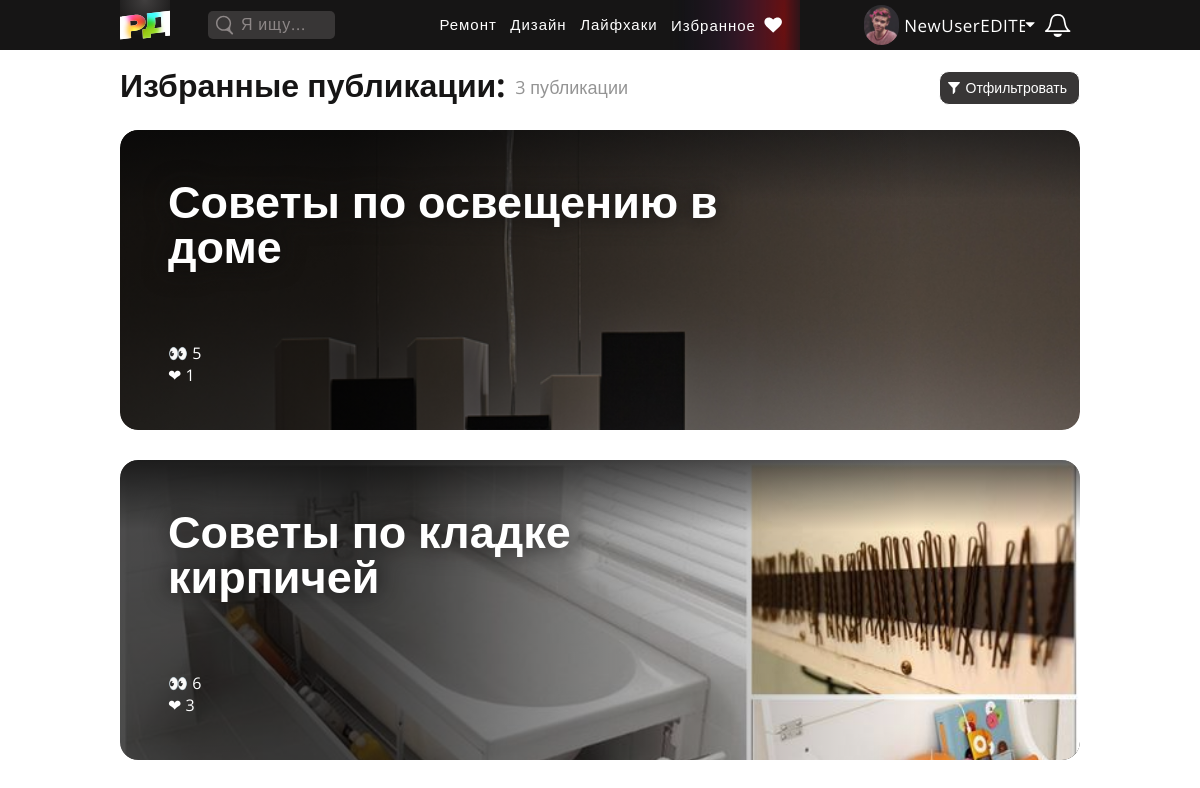
Before: /pub/saved/ (signed in, upper part) with the older database file.
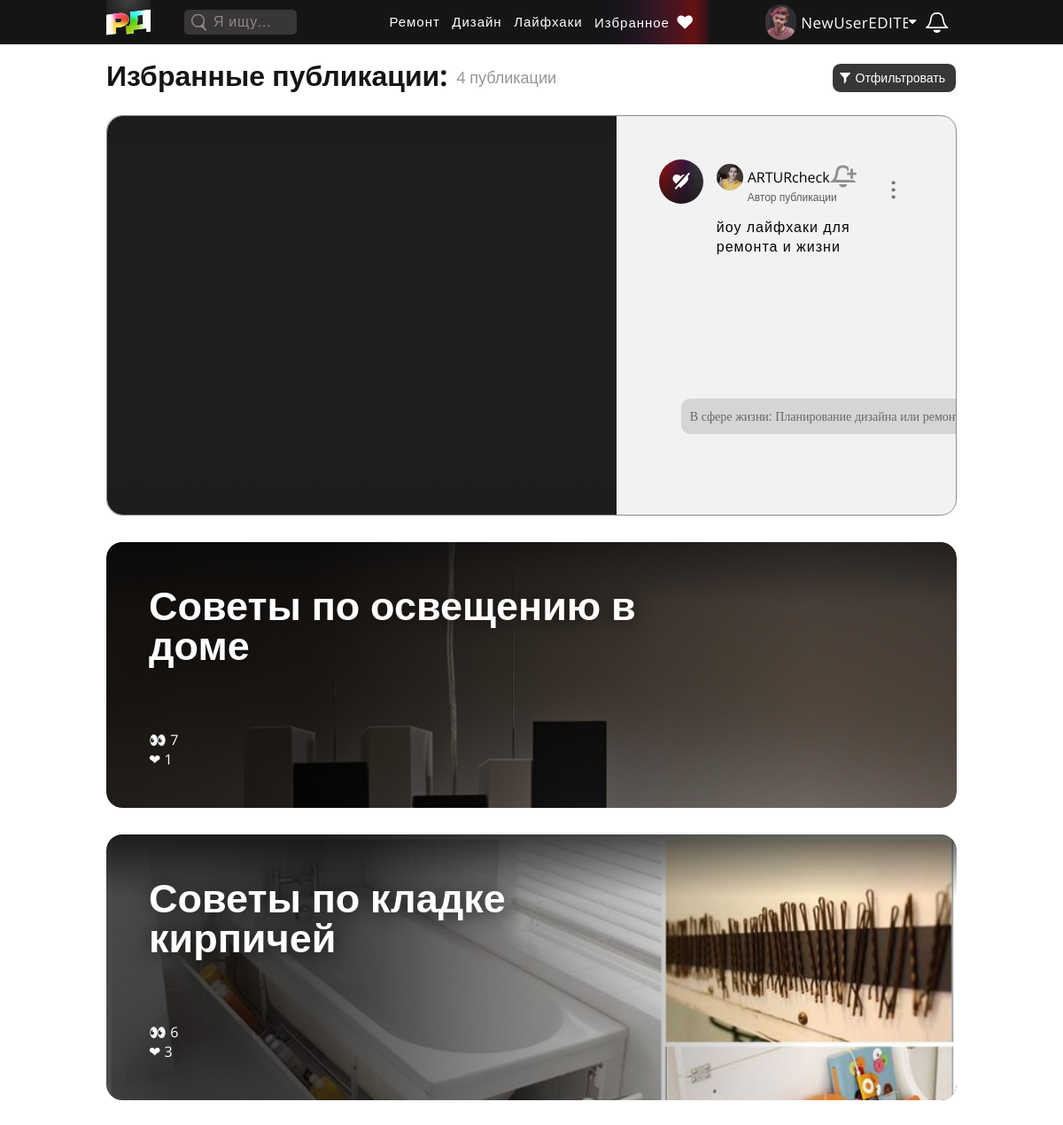
After: the same page with the newer database file.
### authapp/models.py (models this page shows, shortened)
class User(AbstractUser):
    photo = models.ImageField(upload_to='users_avatars', blank=True, null=True, default='users_avatars/no_avatar.png', verbose_name='Аватарка')
    role = models.ForeignKey('UserRoles', on_delete=models.SET_DEFAULT, default=1, verbose_name='Роль в ИС', blank=False)
    bio = models.CharField(max_length=100, blank=True, null=True, verbose_name='Самоописание/статус')
    age = models.PositiveIntegerField(verbose_name='Возраст', null=True, blank=True, validators=[MinValueValidator(1), MaxValueValidator(140)])
    phone_number = models.PositiveIntegerField(null=True, blank=False, unique=True, verbose_name="Номер телефона", validators=[MinValueValidator(1), MaxValueValidator(99999999999)])
    last_entry = models.DateTimeField(auto_now=True, verbose_name='Дата и время последней авторизации')
    class Meta:
        verbose_name = 'Пользователь'
        verbose_name_plural = 'Пользователи'
    @property
    def noties_new(self):
        noties_new = Notifications.objects.filter(user_receiver=self.pk, is_new=True).order_by('-when')
        return noties_new
    @property
    def noties_old(self):
        noties_old = Notifications.objects.filter(user_receiver=self.pk, is_new=False).order_by('-when')[:20]
        return noties_old
    @property
    def noties_count(self):
        user = User.objects.get(id=self.pk)
        noties_count = user.noties_new.count() + user.noties_old.count()
        return noties_count
    @property
    def new_noties_count(self):
        user = User.objects.get(id=self.pk)
        new_noties_count = user.noties_new.count()
        return new_noties_count

class SavedPubs(models.Model):
    when = models.DateTimeField(auto_now_add=True, verbose_name='Дата и время сохранения публикации')
    saver_id = models.ForeignKey('User', on_delete=models.CASCADE, verbose_name='id сохранившего')
    pub_id = models.ForeignKey('publicationapp.Publication', on_delete=models.CASCADE, verbose_name='id публикации', default=0)
    class Meta:
        verbose_name = 'Сохранённая публикация'
        verbose_name_plural = 'Сохранённые публикации'

### publicationapp/models.py (models this page shows, shortened)
class Publication(models.Model):
    title = models.CharField(max_length=135, verbose_name='Заголовок публикации')
    role = models.ForeignKey('PubRoles', on_delete=models.SET_DEFAULT, default=1, verbose_name='Вид публикации', blank=False)
    preview = models.FileField(max_length=200, upload_to='pub_media', validators=[FileExtensionValidator(['mp4', 'mov', 'png', 'jpg', 'jpeg', 'pdf'])], verbose_name='Превью')
    content_first_desc =  models.TextField(verbose_name='Текст перед фотографиями', default='')
    content_last_desc =  models.TextField(verbose_name='Текст после фотографий', blank=True, null=True, default='')
    author = models.ForeignKey(settings.AUTH_USER_MODEL, on_delete=models.DO_NOTHING, null=True, verbose_name='Автор')
    pushed = models.DateTimeField(auto_now_add=True, verbose_name='Дата и время публикации')
    cost_min = models.PositiveIntegerField(blank=True, default=0, verbose_name='бюджет от')
    cost_max = models.PositiveIntegerField(blank=True, default=1, verbose_name='бюджет до')
    seen_count = models.IntegerField(default=0, verbose_name='Сколько раз публикация была просмотрена')
    saved_count = models.IntegerField(default=0, verbose_name='Сколько раз публикация была сохранена')
    reported_count = models.IntegerField(default=0, verbose_name='Сколько раз на публикация было жалоб')
    shared_count = models.IntegerField(default=0, verbose_name='Сколько раз нажали поделиться публикацией')
    average_age_watchers = models.IntegerField(default=0, verbose_name='Средний возраст просмотревших')
    average_age_savers = models.IntegerField(default=0, verbose_name='Средний возраст сохранивших')
    class Meta:
        verbose_name = 'Публикация'
        verbose_name_plural = 'Публикации'
        ordering = ('-pushed',)

class PubHasTags(models.Model):
    pub_id = models.ForeignKey('Publication', related_name='pub_id', on_delete=models.CASCADE, verbose_name='id публикации')
    tag_id = models.ForeignKey('TagName', on_delete=models.CASCADE, verbose_name='id тега')
    class Meta:
        verbose_name = 'Тег публикации'
        verbose_name_plural = 'Теги публикаций'

class TagName(models.Model):
    id = models.PositiveIntegerField(primary_key=True, verbose_name='id тега')
    pub_role = models.PositiveIntegerField(verbose_name='роль публикации')
    tag_category = models.CharField(max_length=255, verbose_name='категория')
    tag_name = models.CharField(max_length=255, verbose_name='значение тега')
    class Meta:
        verbose_name = 'Значение тега'
        verbose_name_plural = 'Значения тегов'

### publicationapp/views.py (the view)
# urls.py: path('saved/', publicationapp.Saved.as_view(), name='saved'),
class Saved(ListView):
    model = SavedPubs
    template_name = 'publicationapp/saved.html'
    context_object_name = 'pubs'
    def get_queryset(self):
        if not self.request.user.is_authenticated:
            return redirect('main')
        return SavedPubs.objects.filter(saver_id=self.request.user).order_by('-when')
    def get_context_data(self, **kwargs):
        if self.request.user.is_authenticated:
            context = super(Saved, self).get_context_data(**kwargs)
        else:
            return redirect('main')
        subscribes_urls = UserSubscribes.objects.filter(subscriber_id=self.request.user)
        subscribing_authors = [sa.star_id.id for sa in subscribes_urls]
        context.update({
            'subscribing_authors': subscribing_authors,
            'pub_has_tags': PubHasTags.objects.filter(),
        })
        return context

### publicationapp/templates/publicationapp/saved.html (shortened to what this page needs)
{% extends 'mainapp/base.html' %}
{% block css %}
  <link rel="stylesheet" href="/static/lib\css\style_hello_user.css">
  <link rel="stylesheet" href="/static/lib\css\style_header.css">
  <link rel="stylesheet" href="/static/lib\css\style_footer.css">
  <link rel="stylesheet" href="/static/lib\css\style_watch_designs.css">
  <link rel="stylesheet" href="/static/lib\css\style_watch_repairs.css">
  <link rel="stylesheet" href="/static/lib\css\style_watch_lifehacks.css">
  <link rel="stylesheet" href="/static/lib\css\style_watch_saved.css">
  <link rel="stylesheet" href="/static/lib\css\style_filter.css">
{% endblock %}
{% block content %}
  <div class="page_title">
    <p class="title_p">Избранные публикации:</p>
    <p class="count_pubs">{{ pubs.count }} публикации</p>
  </div>
    {% if not pubs %}
      <div class="pubs_container" style="min-height: 750px;">
      <p style="width: 50%; padding: 10px; border-radius: 10px; border: 2px #e5e5e5 solid; background: #f2f2f2; box-shadow: #e3e3e3 0px 0px 5px;">
        Пока что нет ни одной сохранённой публикации. Посмотрите, вам что-нибудь да понравится!</p>
    {% else %}
      <div class="pubs_container">
      {% for p in pubs %}
        {% if p.pub_id.role.id == 11 %}
          <div class="pub_one repair" id="{{ p.pub_id.id }}">
            <div class="img_from_pub">
              <img src="{{ p.pub_id.preview.url }}" alt="">
              <div class="img_black_gradient"> </div>
            </div>
            <div class="pub_info">
              <p class="pub_title before_slides_ten">{{ p.pub_id.title }}</p>
              <p class="pub_stats">👀 {{ p.pub_id.seen_count }}<br>
                                   ❤  {{ p.pub_id.saved_count }} </p>
            </div>
          </div>
        {% endif %}
        {% if p.pub_id.role.id == 31 %}
          <div class="pub_one lifehack" id="{{ p.pub_id.id }}">
            <div class="media">
              <div class="img_black_gradient"> </div>
            </div>
            <div class="pub_info">
              <div class="pub_to_do">
                <a onclick="toggleRemovePubFromSaved_LH({{ p.pub_id.id }})" title="Удалить из «Избранного»">
                  <div class="remove_pub_from_saved">
                    <img src="/static/sources/SVG/remove_from_saved.svg" alt="">
                  </div>
                </a>
                <div class="pub_author_cntnr">
                  <div class="pub_author">
                    <a href="{% url 'auth:account_one' pk=p.pub_id.author.id %}"><img src="{{ p.pub_id.author.photo.url }}" alt=""></a>
                    <div class="nickname_and_role">
                      <div class="nickname">
                        <a href="{% url 'auth:account_one' pk=p.pub_id.author.id %}" class="nickname_link">{{ p.pub_id.author.username }}</a>
                        {% if user.is_authenticated %}
                          <a onclick="toggleGetNotiFromAuthor( {{ p.pub_id.author.id }} )" class="nickname_noti" id="{{ p.pub_id.author.id }}">
                          {% if p.pub_id.author.id in subscribing_authors %}
                            <div class="get_noti noties_gotten" title="Получать уведомления о новых записях пользователя {{ p.pub_id.author.username }}"></div></a>
                          {% else %}
                            <div class="get_noti" title="Получать уведомления о новых записях пользователя {{ p.pub_id.author.username }}"></div></a>
                          {% endif %}
                        {% else %}
                          <a onclick="YouHaveToLogin('получать уведомления о новых публикациях этого автора')" class="nickname_noti">
                          <div class="get_noti" title="Получать уведомления о новых записях пользователя {{ p.pub_id.author.username }}"></div></a>
                        {% endif %}
                      </div>
                      <p class="role">Автор публикации</p>
                    </div>
                  </div>
                </div>
                  <a onclick="togglePubAdditionalFunctions({{ p.pub_id.id }})"><div class="pub_show_full">•••</div></a>
              </div>
              <div class="div_pub_text">
                <p class="pub_text">{{ p.pub_id.title }}</p>
              </div>
                <div class="pub_tags_container">
                  {% for t in pub_has_tags %}
                    {% if t.pub_id == p.pub_id %}
                      <form class="opened_filter_form" action="{% url 'pub:filter_lifehacks' %}" method="post">{% csrf_token %}
                        <div class="pub_tag">
                          <input style="cursor: pointer; margin: 0; background: none; border: none; font-size: 14px; color: #686868; font-family: 'Open Sans'; padding-right: 10px;"
                            type="submit" name="to_filter" value="{{ t.tag_id.tag_category }}: {{ t.tag_id.tag_name }}">
                        </div>
                      </form>
                    {% endif %}
                  {% endfor%}
                </div>
              </div>
            </div>
        {% endif %}
      {% endfor %}
    </div>
    	<div class="filter_and_gradient">
    		<div class="filter_and_gradient_container">
    		  <button class="filter_button button_and_submit__without__bgn_and_border">
    			<div class="filter">
    			  <div class="filter_btn">
    				<img class="filter_logo dont_close_on_click" src="/static/sources/SVG/filter_logo.svg" alt="">
    				<p class="filter_p dont_close_on_click">Отфильтровать</p>
    			  </div>
    			</div>
    		  </button>
    		</div>
      </div>
    {% endif %}
{% endblock %}

### mainapp/templates/mainapp/base.html (shortened to what this page needs)
<!DOCTYPE html>
<html lang="ru">
<head>
    {% block css %}
    {% endblock %}
</head>
{% block bodystyle %}
<body>
{% endblock %}
  {% block header %}
    <div class="header_bg">
      <div class="header">
          <a href="/">
              <div class="logo_mini"></div>
          </a>
          <div class="header_search">
              <img src="/static/sources/SVG/search.svg" alt="">
              <form class="" action="search.py" method="post">
                  <input type="text" name="search_input" value="" placeholder="Я ищу...">
              </form>
          </div>
          {% if user.is_authenticated %}
            <div class="user_logged_in">
              <div class="header_content">
                  <a href="{% url 'pub:repairs' %}" class="not_heart">Ремонт</a>
                  <a href="{% url 'pub:designs' %}" class="not_heart">Дизайн</a>
                  <a href="{% url 'pub:lifehacks' %}" class="not_heart">Лайфхаки</a>
                  <a href="{% url 'pub:saved' %}" class="saved_heart"><p>Избранное</p><img src="/static/sources/SVG/heart.svg" alt=""></a>
              </div>
              <div class="avatar_and_notifications">
                  <div class="avatar_container">
                      <button class="avatar_btn">
                          <div class="avatar_options_mini">
                              <div class="account_img"><img src="{{ user.photo.url }}" style="width:40px; height:40px;"></div>
                              <p class="avatar_options_mini_p">{{ user.username }}</p>
                              <img class="avatar_triangle" src="/static/sources/SVG/avatar-triangle.svg" alt="">
                          </div>
                      </button>
                  </div>
                  <div class="notifications_container" onclick="open_noti({{ user.id }})">
                      <button class="notifications_btn">
                          <div class="notifications_mini">
                              <div class="noti_logo"></div>
                          </div>
                      </button>
                  </div>
              </div>
            </div>
          {% else %}
            <div class="user_didnt_log_in">
              <a href="{% url 'auth:login' %}" class="btn_udli">Войти</a>
              <a href="{% url 'auth:register' %}" class="btn_udli">Зарегистрироваться</a>
            </div>
          {% endif %}
      </div>
    </div>
    <div class="header_clear_hix">  </div>
  {% endblock %}
  {% block content %}
  {% endblock %}
</body>
</html>

Changed rows visible on the page:
added SavedPubs: pub_id.author.photo (picture), pub_id.author.username "ARTURcheck", pub_id "йоу лайфхаки для ремонта и жизни"
now on this page (row unchanged): PubHasTags: to_filter "В сфере жизни: Планирование дизайна или ремонта"
changed through a linked row, SavedPubs "Советы по освещению в доме": pub_id.seen_count "5" → "7"
Other visible differences:
{{ pubs.count }}: "3" → "4"
